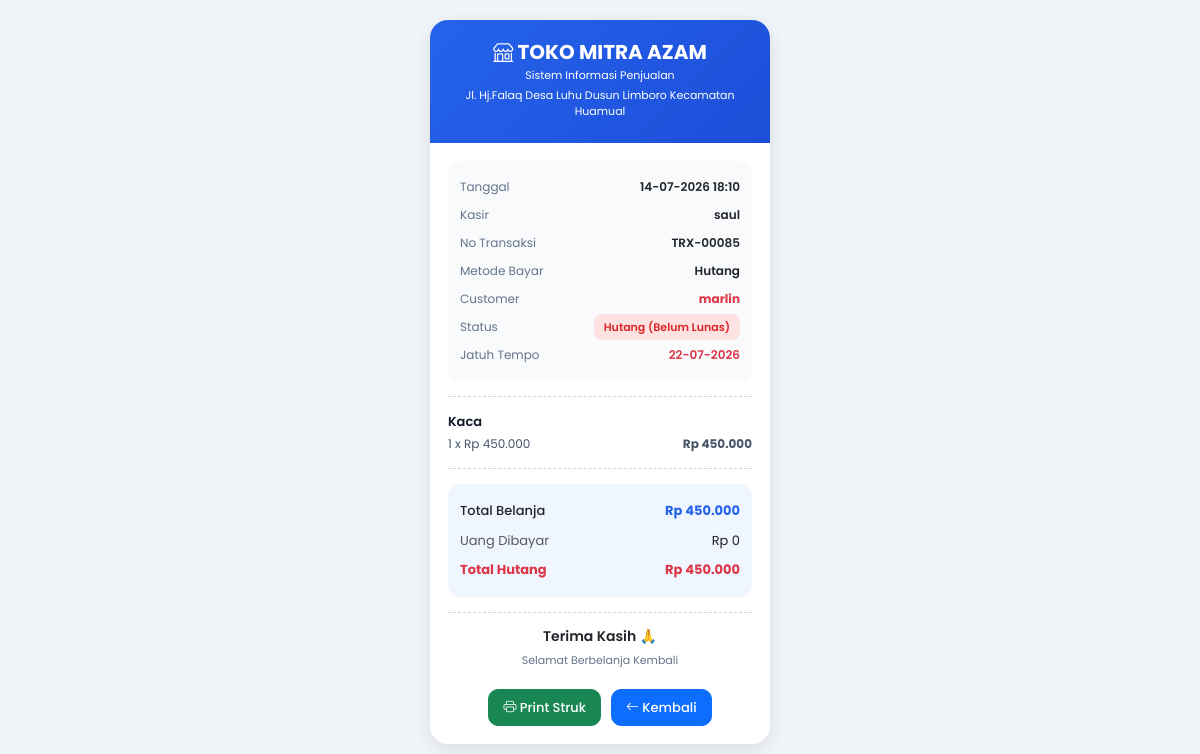
/kasir/struk.php?id=85 (signed in), run on the app's committed database.
### tables this page shows
CREATE TABLE `penjualan` (
  `id_penjualan` int(11) NOT NULL AUTO_INCREMENT,
  `tanggal` datetime NOT NULL,
  `total_harga` int(11) NOT NULL,
  `bayar` int(11) NOT NULL,
  `metode_pembayaran` varchar(50) DEFAULT NULL,
  `referensi` varchar(100) DEFAULT NULL,
  `bukti_pembayaran` varchar(255) DEFAULT NULL,
  `kasir` int(11) DEFAULT NULL,
  `nama_kasir` varchar(100) DEFAULT NULL,
  `id_customer` int(11) DEFAULT NULL,
  `kembali` int(11) NOT NULL,
  `nama_customer` varchar(100) DEFAULT NULL,
  `jatuh_tempo` date DEFAULT NULL,
  `status_pembayaran` enum('Lunas','Belum Lunas') NOT NULL,
  `metode_pelunasan` varchar(30) DEFAULT NULL,
  `tanggal_pelunasan` datetime DEFAULT NULL,
  `bukti_pelunasan` varchar(255) DEFAULT NULL,
  `keuntungan` int(11) NOT NULL,
  `panjang` decimal(10,0) NOT NULL,
  `lebar` decimal(10,0) NOT NULL,
  `id_user` int(11) NOT NULL,
  PRIMARY KEY (`id_penjualan`)
);

CREATE TABLE `detail_penjualan` (
  `id_detail` int(11) NOT NULL AUTO_INCREMENT,
  `id_penjualan` int(11) NOT NULL,
  `id_barang` int(11) NOT NULL,
  `jumlah` int(11) NOT NULL,
  `harga` int(11) NOT NULL,
  `subtotal` int(11) NOT NULL,
  `panjang` float NOT NULL,
  `lebar` float NOT NULL,
  `kebutuhan` decimal(10,2) DEFAULT 1.00,
  PRIMARY KEY (`id_detail`)
);

CREATE TABLE `barang` (
  `id_barang` int(11) NOT NULL AUTO_INCREMENT,
  `kode_barang` varchar(20) NOT NULL,
  `nama_barang` varchar(100) NOT NULL,
  `harga_beli` int(11) NOT NULL,
  `harga_jual` int(11) NOT NULL,
  `stok` int(11) NOT NULL,
  `stok_minimum` int(11) NOT NULL,
  `tanggal` date NOT NULL,
  `jenis_penjualan` enum('Normal','Kaca') DEFAULT 'Normal',
  PRIMARY KEY (`id_barang`)
);

### kasir/struk.php (the view, shortened to what this page needs)
<?php
require_once '../config/koneksi.php';
$id_penjualan = (int) $_GET['id'];
$query_penjualan = mysqli_query(
    $conn,
    "SELECT * FROM penjualan WHERE id_penjualan = '$id_penjualan'"
);
$penjualan = mysqli_fetch_assoc($query_penjualan);
$query_detail = mysqli_query(
    $conn,
    "SELECT detail_penjualan.*, barang.nama_barang, barang.jenis_penjualan
     FROM detail_penjualan
     JOIN barang ON detail_penjualan.id_barang = barang.id_barang
     WHERE detail_penjualan.id_penjualan = '$id_penjualan'
     ORDER BY detail_penjualan.id_detail ASC"
);
$metode_bayar_mentah = isset($penjualan['metode_pembayaran']) ? trim($penjualan['metode_pembayaran']) : 'Tunai';
$metode_bayar_clean = strtolower($metode_bayar_mentah);
?>
<!DOCTYPE html>
<html lang="id">
<head>
    <link href="https://cdn.jsdelivr.net/npm/bootstrap@5.3.3/dist/css/bootstrap.min.css" rel="stylesheet">
    <link rel="stylesheet" href="https://cdn.jsdelivr.net/npm/bootstrap-icons@1.11.3/font/bootstrap-icons.min.css">
</head>
<body>
<div class="struk">
    <div class="header">
        <h2><i class="bi bi-shop"></i> TOKO MITRA AZAM</h2>
        <p>Sistem Informasi Penjualan</p>
        <p>Jl. Hj.Falaq Desa Luhu Dusun Limboro Kecamatan Huamual</p>
    </div>
    <div class="content">
        <div class="info-box">
            <table class="info-table">
                <tr>
                    <td class="label">Tanggal</td>
                    <td class="value">
                        <?= date('d-m-Y H:i', strtotime($penjualan['tanggal'])); ?>
                    </td>
                </tr>
                <tr>
                    <td class="label">Kasir</td>
                    <td class="value">
                        <?= !empty($penjualan['kasir']) ? htmlspecialchars($penjualan['kasir']) : htmlspecialchars($_SESSION['nama'] ?? 'Kasir'); ?>
                    </td>
                </tr>
                <tr>
                    <td class="label">No Transaksi</td>
                    <td class="value">TRX-<?= str_pad($penjualan['id_penjualan'], 5, '0', STR_PAD_LEFT); ?></td>
                </tr>
                <tr>
                    <td class="label">Metode Bayar</td>
                    <td class="value">
                        <?php
                        if ($metode_bayar_clean == 'qris') {
                            echo "QRIS " . (!empty($penjualan['referensi']) ? "(" . htmlspecialchars($penjualan['referensi']) . ")" : "");
                        } elseif ($metode_bayar_clean == 'transfer') {
                            echo "Transfer " . (!empty($penjualan['referensi']) ? "(" . htmlspecialchars($penjualan['referensi']) . ")" : "");
                        } elseif ($metode_bayar_clean == 'hutang') {
                            echo "Hutang";
                        } else {
                            echo "Tunai";
                        }
                        ?>
                    </td>
                </tr>
                <?php if ($metode_bayar_clean == 'hutang'): ?>
                <tr>
                    <td class="label">Customer</td>
                    <td class="value text-danger fw-bold">
                        <?= htmlspecialchars($penjualan['nama_customer'] ?? '-'); ?>
                    </td>
                </tr>
                <tr>
                    <td class="label">Status</td>
                    <td class="value"><span class="badge-hutang">Hutang (Belum Lunas)</span></td>
                </tr>
                <tr>
                    <td class="label">Jatuh Tempo</td>
                    <td class="value text-danger">
                        <?= !empty($penjualan['jatuh_tempo']) ? date('d-m-Y', strtotime($penjualan['jatuh_tempo'])) : '-'; ?>
                    </td>
                </tr>
                <?php endif; ?>
            </table>
        </div>
        <div class="line"></div>
        <?php
        while ($detail = mysqli_fetch_assoc($query_detail)):
            $kali = 1.0;
            $label_kebutuhan = "";
            $harga_real = $detail['harga'] * $kali;
            $subtotal_item = $harga_real * $detail['jumlah'];
        ?>
        <div class="item">
            <div class="item-name">
                <?= htmlspecialchars($detail['nama_barang']) . $label_kebutuhan; ?>
            </div>
            <div class="item-detail">
                <span>
                    <?= $detail['jumlah']; ?> x Rp <?= number_format($harga_real, 0, ',', '.'); ?>
                </span>
                <strong>
                    Rp <?= number_format($subtotal_item, 0, ',', '.'); ?>
                </strong>
            </div>
        </div>
        <?php endwhile; ?>
        <div class="line"></div>
        <div class="total-box">
            <table class="total-table">
                <tr>
                    <td class="fw-medium">Total Belanja</td>
                    <td class="text-end total-final">
                        Rp <?= number_format($penjualan['total_harga'], 0, ',', '.'); ?>
                    </td>
                </tr>
                <tr>
                    <td class="text-muted">Uang Dibayar</td>
                    <td class="text-end">
                        Rp <?= number_format($penjualan['bayar'], 0, ',', '.'); ?>
                    </td>
                </tr>
                <?php if ($metode_bayar_clean == 'hutang'): ?>
                <tr>
                    <td class="fw-bold text-danger">Total Hutang</td>
                    <td class="text-end fw-bold text-danger">
                        Rp <?= number_format($penjualan['total_harga'] - $penjualan['bayar'], 0, ',', '.'); ?>
                    </td>
                </tr>
                <?php endif; ?>
            </table>
        </div>
        <div class="footer">
            <h6>Terima Kasih 🙏</h6>
            <p>Selamat Berbelanja Kembali</p>
        </div>
        <div class="btn-area">
            <button onclick="window.print()" class="btn btn-success">
                <i class="bi bi-printer"></i> Print Struk
            </button>
            <a href="transaksi.php" class="btn btn-primary">
                <i class="bi bi-arrow-left"></i> Kembali
            </a>
        </div>
    </div>
</div>
</body>
</html>

### kasir/struk.php (style rules this page uses)
* { font-family: 'Poppins', sans-serif; }
body { background: #f1f5f9; min-height: 100vh; padding: 20px; }
.struk { width: 340px; max-width: 100%; background: white; margin: auto; border-radius: 18px; overflow: hidden; box-shadow: 0 5px 20px rgba(0,0,0,0.1); }
.header { background: linear-gradient(135deg, #2563eb, #1d4ed8); color: white; padding: 20px; text-align: center; }
.header h2 { margin: 0; font-size: 20px; font-weight: 700; }
.header p { margin: 3px 0; font-size: 11px; }
.content { padding: 18px; }
.info-box { background: #f8fafc; border-radius: 12px; padding: 12px; margin-bottom: 15px; }
.info-table { width: 100%; }
.info-table td { padding: 5px 0; font-size: 12px; }
.label { color: #64748b; }
.value { text-align: right; font-weight: 600; }
.line { border-top: 1px dashed #cbd5e1; margin: 15px 0; }
.item { margin-bottom: 12px; }
.item-name { font-weight: 600; font-size: 13px; color: #0f172a; margin-bottom: 4px; }
.item-detail { display: flex; justify-content: space-between; font-size: 12px; color: #475569; }
.total-box { background: #eff6ff; border-radius: 12px; padding: 12px; }
.total-table { width: 100%; }
.total-table td { padding: 5px 0; font-size: 13px; }
.total-final { font-size: 15px; font-weight: 700; color: #2563eb; }
.footer { text-align: center; margin-top: 15px; padding-top: 15px; border-top: 1px dashed #cbd5e1; }
.footer h6 { font-size: 14px; font-weight: 600; }
.footer p { font-size: 11px; color: #64748b; margin: 0; }
.btn-area { display: flex; gap: 10px; justify-content: center; margin-top: 20px; }
.btn { border-radius: 10px; padding: 8px 14px; font-size: 13px; font-weight: 500; }
.badge-hutang { background: #fee2e2; color: #dc2626; padding: 5px 10px; border-radius: 8px; font-size: 11px; font-weight: 600; }

### data on the page
penjualan: tanggal "14-07-2026 18:10", id_penjualan "00085", nama_customer "marlin", jatuh_tempo "22-07-2026", total_harga "450.000", bayar "0", $penjualan['total_harga'] - $penjualan['bayar'] "450.000"
detail_penjualan: id_barang.nama_barang "Kaca", jumlah "1", harga "450.000", subtotal_item "450.000"

### other printed values
$_SESSION['nama'] "saul"
